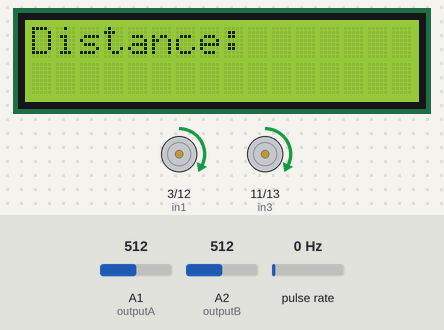
A sketch run on a simulated Arduino Uno, built with avr-gcc and run on an emulated ATmega328P. On the bench: 16×2 character LCD, motor-driver pin pairs drawn as motors (green arrow = first pin HIGH = forward, orange = second pin HIGH = backward, longer = more drive). Wiring (inferred from the names in the program): pulse sensor: data pin 2. The inputs (shaded band) are chosen by the test bench; at power-on: A1 (outputA) = 512, A2 (outputB) = 512, pulse rate 0 Hz.

Above: at 1.2 s.
1.3 s: A1 (outputA) set to 487
At 2.5 s:
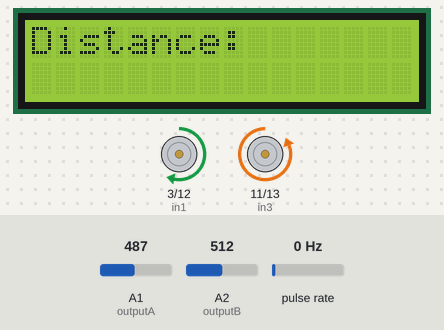
2.8 s: A1 (outputA) set to 510
At 3.8 s:
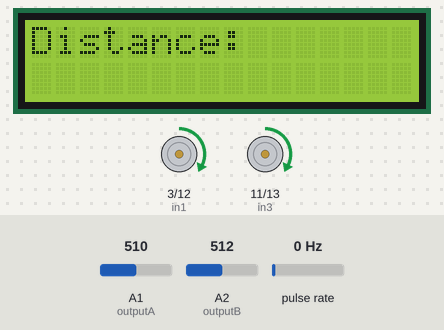
4.3 s: A2 (outputB) set to 490
At 4.9 s:
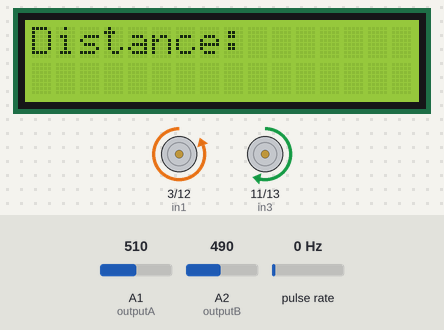
5.8 s: A2 (outputB) set to 510
At 6.1 s:
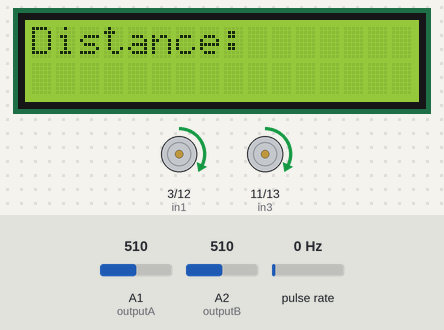
Timing chart, 0 to 8.3 s (numbered marks = the images above; inputs shaded):
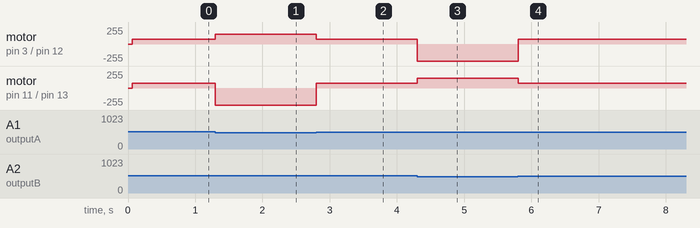

Measured:
- the behaviour switches between 500 and 499 on A1 (outputA) (found by bisection; images 0 and 1)
- the behaviour switches between 500 and 499 on A2 (outputB) (found by bisection; images 2 and 3)
- after the input at 1.3 s, motor on pin 3 (in1) / pin 12 (in2): forward 70/255 → forward 150/255 at once; motor on pin 11 (in3) / pin 13 (in4): forward 70/255 → backward 255/255 at once
- after the input at 2.8 s, motor on pin 3 (in1) / pin 12 (in2): forward 150/255 → forward 70/255 at once; motor on pin 11 (in3) / pin 13 (in4): backward 255/255 → forward 70/255 at once
- after the input at 4.3 s, motor on pin 3 (in1) / pin 12 (in2): forward 70/255 → backward 255/255 at once; motor on pin 11 (in3) / pin 13 (in4): forward 70/255 → forward 150/255 at once
- after the input at 5.8 s, motor on pin 3 (in1) / pin 12 (in2): backward 255/255 → forward 70/255 at once; motor on pin 11 (in3) / pin 13 (in4): forward 150/255 → forward 70/255 at once

The sketch:

Project_Week_2_with_IRSensor.ino
```cpp
#include <LiquidCrystal.h>


const int encoderPin = 2;
const float wheelCircumference = 15.17; // in some unit (e.g., inches, cm)
const int pulsePerTurn = 20;


volatile int encoderPos = 0;
volatile boolean lastA;


LiquidCrystal lcd(8, 9, 4, 5, 6, 7);

int outputA = A1;
int outputB = A2;

int in1 = 3;
int in2 = 12;
int in3 = 11;
int in4 = 13;


void setup() {
  Serial.begin(9600);
  pinMode(encoderPin, INPUT);
  attachInterrupt(digitalPinToInterrupt(encoderPin), updateEncoder, CHANGE);

  lastA = digitalRead(encoderPin);

  pinMode(in1, OUTPUT);
  pinMode(in2, OUTPUT);
  pinMode(in3, OUTPUT);
  pinMode(in4, OUTPUT);

  lcd.begin(16, 2);
  lcd.print("Distance: ");

  digitalWrite(in1, LOW);
  digitalWrite(in2, LOW);
  digitalWrite(in3, LOW);
  digitalWrite(in4, LOW);

  pinMode(outputA, INPUT);
  pinMode(outputB, INPUT);


}

void loop() {
  int sensorA = analogRead(outputA);
  int sensorB = analogRead(outputB);
  int thresholdA = 500; //threshold for sensorA
  int thresholdB = 500; //threshold for sensor B
  int turnSpeed = 150; // Adjust this value to control the turning speed
  if (sensorA >= thresholdA && sensorB >= thresholdB) {
    allMotorStart(); //starts all moter
  } else if (sensorA < thresholdA) {
    leftMotorStart(turnSpeed);//turn right
  } else if (sensorB < thresholdB) {
    rightMotorStart(turnSpeed);//turn left
  }
  else if (sensorA <= thresholdA && sensorB <= thresholdB) {
    motorStop();// stops all motor
   }
}

void updateEncoder() {
  boolean currentA = digitalRead(encoderPin);

  if (lastA != currentA) {
    encoderPos++;
    // Increment distance calculation here if needed
  }

  lastA = currentA;
}

void allMotorStart() {
  analogWrite(in1, 70);
  digitalWrite(in2, LOW);
  analogWrite(in3, 70);
  digitalWrite(in4, LOW);
}

void leftMotorStart(int speed) {
  analogWrite(in1, speed);
  digitalWrite(in2, LOW);
  digitalWrite(in3, LOW);
  digitalWrite(in4, HIGH);
  delay(150);
}

void rightMotorStart(int speed) {
  digitalWrite(in1, LOW);
  digitalWrite(in2, HIGH);
  analogWrite(in3, speed);
  digitalWrite(in4, LOW);
  delay(150);
}

void motorStop() {
  digitalWrite(in1, LOW);
  digitalWrite(in2, LOW);
  digitalWrite(in3, LOW);
  digitalWrite(in4, LOW);
}
```
